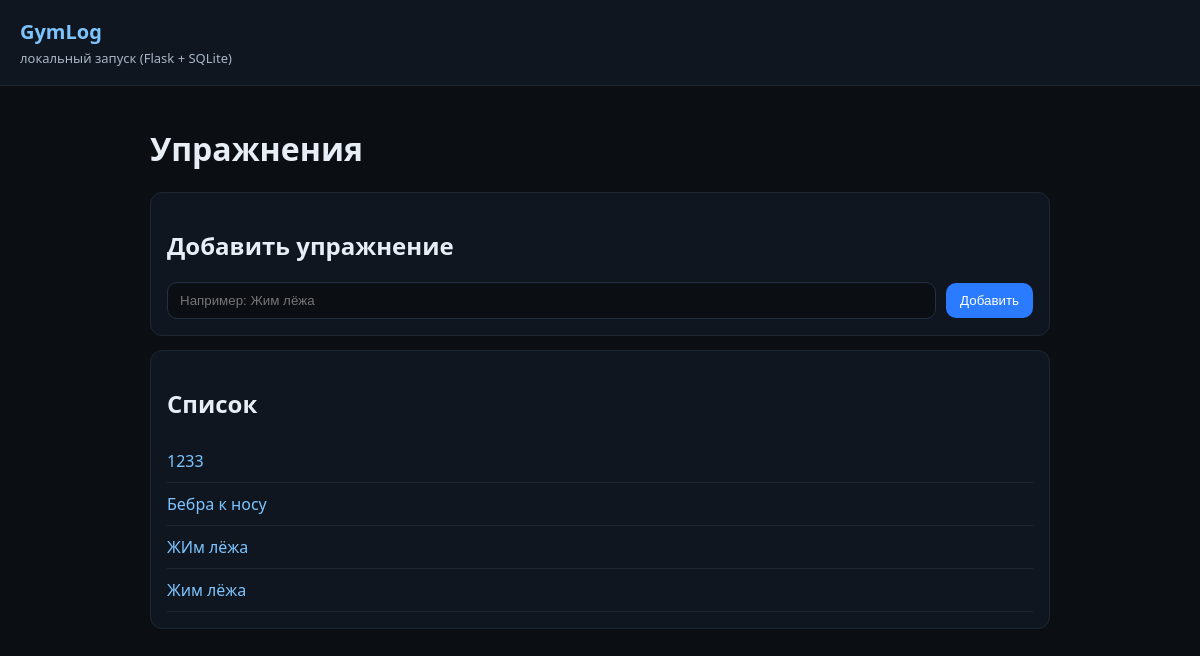
Before: / with the older database file.
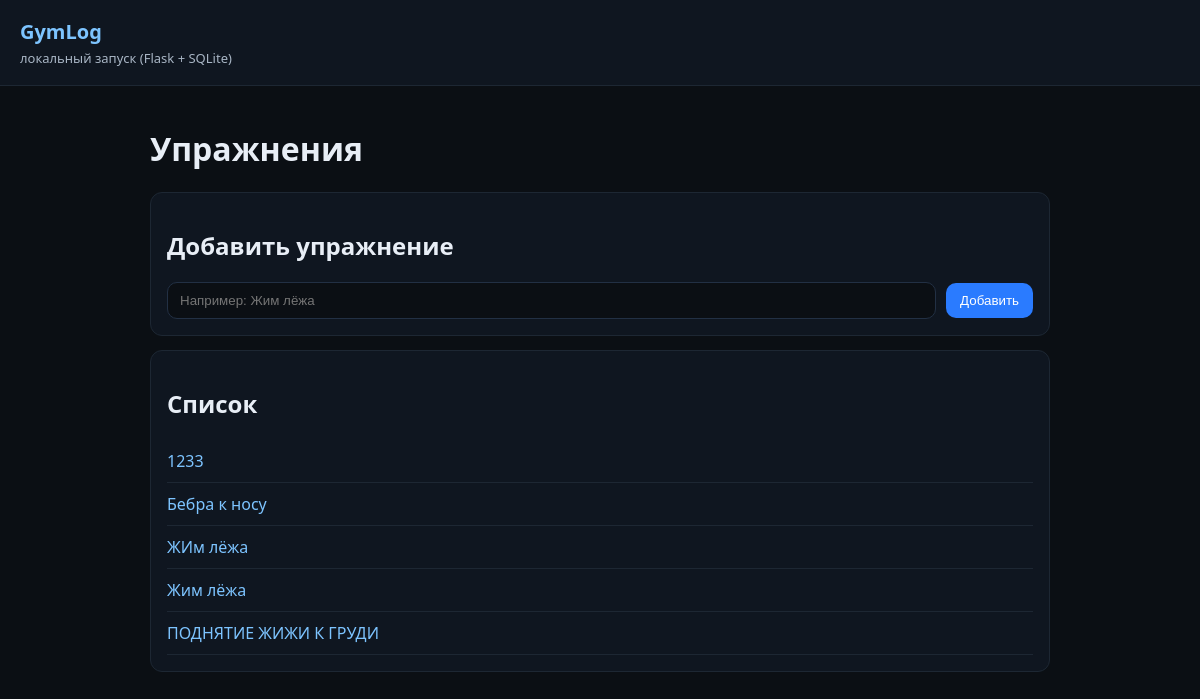
After: the same page with the newer database file.
### app/models.py (models this page shows)
class Exercise(db.Model):
    __tablename__ = "exercises"
    id = db.Column(db.Integer, primary_key=True)
    name = db.Column(db.String(120), nullable=False, unique=True)
    sets = db.relationship(
        "WorkoutSet",
        back_populates="exercise",
        cascade="all, delete-orphan",
        order_by="WorkoutSet.performed_at.desc()",
    )

### app/routes.py (the view)
@bp.get("/")
def index():
    exercises = Exercise.query.order_by(Exercise.name.asc()).all()
    return render_template("index.html", exercises=exercises)

### app/templates/index.html
{% extends "base.html" %}
{% block content %}
  <h1>Упражнения</h1>
  <section class="card">
    <h2>Добавить упражнение</h2>
    <form method="post" action="{{ url_for('main.create_exercise') }}" class="row">
      <input name="name" placeholder="Например: Жим лёжа" required />
      <button type="submit">Добавить</button>
    </form>
  </section>
  <section class="card">
    <h2>Список</h2>
    {% if exercises %}
      <ul class="list">
        {% for ex in exercises %}
          <li class="list-item">
            <a href="{{ url_for('main.exercise_page', exercise_id=ex.id) }}">{{ ex.name }}</a>
          </li>
        {% endfor %}
      </ul>
    {% else %}
      <p class="muted">Пока пусто. Добавь первое упражнение.</p>
    {% endif %}
  </section>
{% endblock %}

Changed rows visible on the page:
added Exercise: name "ПОДНЯТИЕ ЖИЖИ К ГРУДИ"
